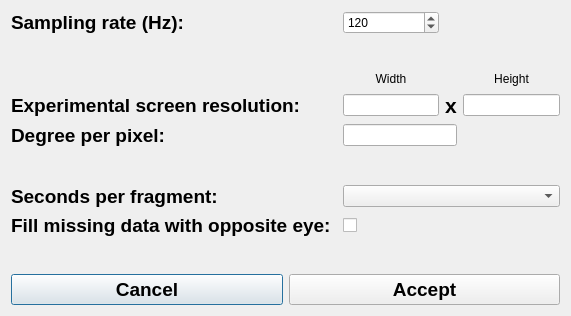
<?xml version="1.0" encoding="UTF-8"?>
<ui version="4.0">
 <class>DialogConfig</class>
 <widget class="QDialog" name="DialogConfig">
  <property name="windowModality">
   <enum>Qt::ApplicationModal</enum>
  </property>
  <property name="geometry">
   <rect>
    <x>0</x>
    <y>0</y>
    <width>571</width>
    <height>316</height>
   </rect>
  </property>
  <property name="windowTitle">
   <string>Tracker Settings</string>
  </property>
  <property name="modal">
   <bool>true</bool>
  </property>
  <layout class="QGridLayout" name="gridLayout">
   <item row="8" column="2">
    <widget class="QCheckBox" name="cbEyes">
     <property name="toolTip">
      <string>When smoothing data, checking this option will use data from one eye only, if the other eye has missing data.  If unchecked, the smoothed data will show missing values whenever either or both eyes are missing.</string>
     </property>
     <property name="layoutDirection">
      <enum>Qt::LeftToRight</enum>
     </property>
     <property name="text">
      <string/>
     </property>
    </widget>
   </item>
   <item row="3" column="2">
    <widget class="QLineEdit" name="tWidth">
     <property name="toolTip">
      <string>Horizontal resolution.</string>
     </property>
    </widget>
   </item>
   <item row="6" column="2" colspan="3">
    <widget class="QComboBox" name="combo_secsSegment">
     <property name="toolTip">
      <string>The number of seconds worth of data for each segment of display.</string>
     </property>
    </widget>
   </item>
   <item row="4" column="2" colspan="2">
    <widget class="QLineEdit" name="tDegreePerPixel">
     <property name="toolTip">
      <string>The number of degrees of visual angle taken by each pixel (e.g. = 0.0177, if 1680 x 1050px at 90cm)</string>
     </property>
    </widget>
   </item>
   <item row="10" column="0" colspan="5">
    <layout class="QHBoxLayout" name="horizontalLayout">
     <item>
      <widget class="QPushButton" name="b_cancel">
       <property name="font">
        <font>
         <pointsize>14</pointsize>
         <weight>75</weight>
         <bold>true</bold>
        </font>
       </property>
       <property name="text">
        <string>Cancel</string>
       </property>
      </widget>
     </item>
     <item>
      <widget class="QPushButton" name="b_accept">
       <property name="font">
        <font>
         <pointsize>14</pointsize>
         <weight>75</weight>
         <bold>true</bold>
        </font>
       </property>
       <property name="text">
        <string>Accept</string>
       </property>
      </widget>
     </item>
    </layout>
   </item>
   <item row="0" column="0">
    <widget class="QLabel" name="label_2">
     <property name="font">
      <font>
       <pointsize>14</pointsize>
       <weight>75</weight>
       <bold>true</bold>
      </font>
     </property>
     <property name="text">
      <string>Sampling rate (Hz):</string>
     </property>
    </widget>
   </item>
   <item row="2" column="4">
    <widget class="QLabel" name="label_6">
     <property name="text">
      <string>Height</string>
     </property>
     <property name="alignment">
      <set>Qt::AlignCenter</set>
     </property>
    </widget>
   </item>
   <item row="9" column="0">
    <widget class="QLabel" name="ltSpacing">
     <property name="text">
      <string/>
     </property>
    </widget>
   </item>
   <item row="6" column="0">
    <widget class="QLabel" name="label_4">
     <property name="font">
      <font>
       <pointsize>14</pointsize>
       <weight>75</weight>
       <bold>true</bold>
      </font>
     </property>
     <property name="toolTip">
      <string>The number of seconds worth of data for each segment of display.</string>
     </property>
     <property name="text">
      <string>Seconds per fragment:</string>
     </property>
    </widget>
   </item>
   <item row="1" column="0">
    <widget class="QLabel" name="label_7">
     <property name="text">
      <string/>
     </property>
    </widget>
   </item>
   <item row="2" column="2">
    <widget class="QLabel" name="label">
     <property name="maximumSize">
      <size>
       <width>16777215</width>
       <height>16</height>
      </size>
     </property>
     <property name="text">
      <string>Width</string>
     </property>
     <property name="alignment">
      <set>Qt::AlignCenter</set>
     </property>
    </widget>
   </item>
   <item row="8" column="0">
    <widget class="QLabel" name="ltCbEyes">
     <property name="font">
      <font>
       <pointsize>14</pointsize>
       <weight>75</weight>
       <bold>true</bold>
      </font>
     </property>
     <property name="toolTip">
      <string>When smoothing data, checking this option will use data from one eye only, if the other eye has missing data.  If unchecked, the smoothed data will show missing values whenever either or both eyes are missing.</string>
     </property>
     <property name="text">
      <string>Fill missing data with opposite eye:</string>
     </property>
    </widget>
   </item>
   <item row="4" column="0">
    <widget class="QLabel" name="label_19">
     <property name="font">
      <font>
       <pointsize>14</pointsize>
       <weight>75</weight>
       <bold>true</bold>
      </font>
     </property>
     <property name="toolTip">
      <string>The number of degrees of visual angle taken by each pixel (e.g. = 0.0177, if 1680 x 1050px at 90cm)</string>
     </property>
     <property name="text">
      <string>Degree per pixel:</string>
     </property>
    </widget>
   </item>
   <item row="3" column="3">
    <widget class="QLabel" name="label_5">
     <property name="font">
      <font>
       <pointsize>16</pointsize>
       <weight>75</weight>
       <bold>true</bold>
      </font>
     </property>
     <property name="text">
      <string>x</string>
     </property>
    </widget>
   </item>
   <item row="3" column="4">
    <widget class="QLineEdit" name="tHeight">
     <property name="toolTip">
      <string>Vertical resolution.</string>
     </property>
    </widget>
   </item>
   <item row="3" column="0" colspan="2">
    <widget class="QLabel" name="label_3">
     <property name="font">
      <font>
       <pointsize>14</pointsize>
       <weight>75</weight>
       <bold>true</bold>
      </font>
     </property>
     <property name="toolTip">
      <string>The screen resolution of the display used in the experiment.</string>
     </property>
     <property name="text">
      <string>Experimental screen resolution:</string>
     </property>
    </widget>
   </item>
   <item row="5" column="0">
    <widget class="QLabel" name="label_8">
     <property name="text">
      <string/>
     </property>
    </widget>
   </item>
   <item row="0" column="2">
    <widget class="QSpinBox" name="spinBoxHz">
     <property name="minimum">
      <number>10</number>
     </property>
     <property name="maximum">
      <number>1000</number>
     </property>
     <property name="singleStep">
      <number>5</number>
     </property>
     <property name="value">
      <number>120</number>
     </property>
    </widget>
   </item>
  </layout>
 </widget>
 <resources/>
 <connections/>
</ui>
